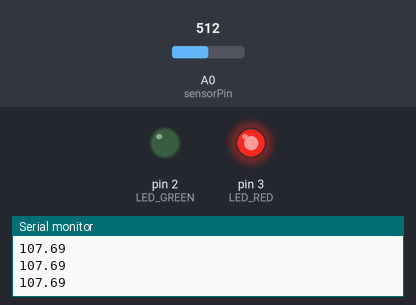
The sketch below on a simulated Arduino Uno, built with avr-gcc and run on an emulated ATmega328P. Parts: output pins drawn as LEDs (lit = HIGH), the last lines printed to the serial monitor. The test bench sets the inputs (shaded band); at power-on: A0 (sensorPin) = 512.

Above: at 1.2 s.
1.3 s: A0 (sensorPin) set to 239
2.8 s: A0 (sensorPin) set to 203
At 4.1 s:
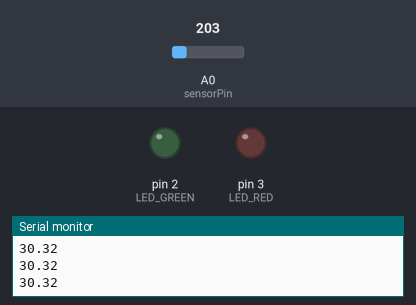
4.4 s: A0 (sensorPin) set to 156
5.9 s: A0 (sensorPin) set to 126
At 6.9 s:
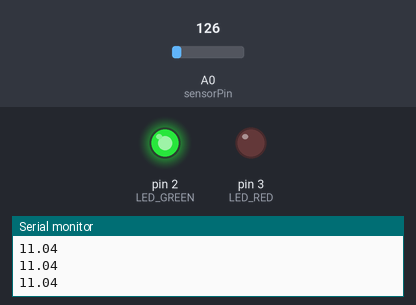
7.5 s: A0 (sensorPin) set to 306
At 8.5 s:
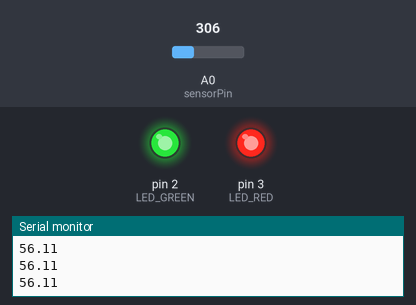
Timing chart, 0 to 10.1 s (numbered marks = the images above; inputs shaded):
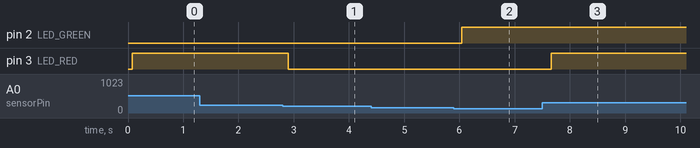

Measured:
- the behaviour switches between 222 and 221 on A0 (sensorPin) (found by bisection; images 0 and 1)
- the behaviour switches between 142 and 141 on A0 (sensorPin) (found by bisection; images 1 and 2)
- after the input at 2.8 s, pin 3 (LED_RED): HIGH → LOW after 0.10 s
- after the input at 5.9 s, pin 2 (LED_GREEN): LOW → HIGH after 0.15 s
- after the input at 7.5 s, pin 3 (LED_RED): LOW → HIGH after 0.16 s

The sketch:

tenperature-sensor-arduno.ino
```cpp
const int sensorPin = A0 ;
const int LED_RED = 3 ;
const int LED_GREEN = 2 ;

void setup() {
  // put your setup code here, to run once:
  pinMode(sensorPin,INPUT);
  pinMode(LED_RED,OUTPUT);
  pinMode(LED_GREEN,OUTPUT);
  Serial.begin(9600);
}

void loop() {
  // put your main code here, to run repeatedly:
  int sensorvalue = analogRead(sensorPin);
  float voltage = (sensorvalue/1024.0)*5000.0 ;
  float temperature = (voltage-400.0)/19.5 ;
  Serial.println(temperature);
  delay(80);

  if(temperature < 15) {
    digitalWrite(LED_GREEN,1);
  }
  else if (temperature > 35) {
    digitalWrite(LED_RED,1);
  }
  else{
    digitalWrite(LED_RED,0);
  digitalWrite(LED_GREEN,0);
  }
}
```
